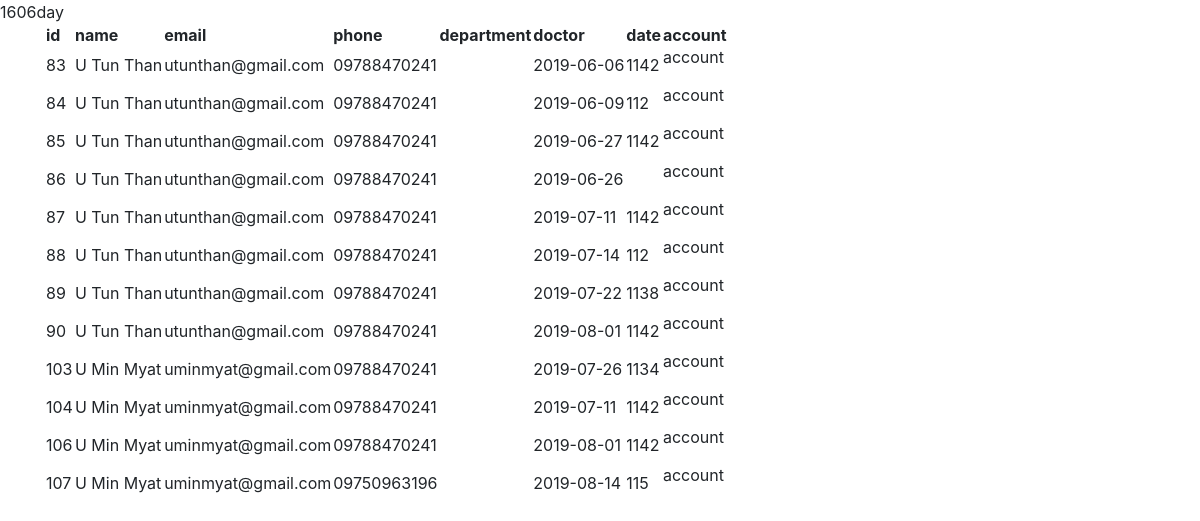
Screenshot of /reception/testing.php with the database file from the repository.
### tables this page shows
CREATE TABLE `appointment` (
  `app_id` int(11) NOT NULL,
  `app_name` varchar(100) NOT NULL,
  `app_age` varchar(100) NOT NULL,
  `app_phone` varchar(100) NOT NULL,
  `app_email` varchar(100) NOT NULL,
  `app_doctor` varchar(100) NOT NULL,
  `app_date` varchar(100) NOT NULL,
  `p_id` varchar(100) NOT NULL
);

### reception/testing.php (the view, shortened to what this page needs)
<?php
$link = mysqli_connect("localhost", "root", "", "testingaq");
$date='2019-07-20';
$now=date("Y-m-d");
$ts1=strtotime($date);
$ts2=strtotime($now);
$timediff=$ts2-$ts1;
$days=$timediff/86400;
echo $days . "day";
?>
<!DOCTYPE html>
<html>
<head>
    <link rel="stylesheet" href="https://maxcdn.bootstrapcdn.com/bootstrap/4.3.1/css/bootstrap.min.css">
    <link rel="stylesheet" href="https://use.fontawesome.com/releases/v5.7.0/css/all.css">
</head>
<body>
    <div class="container">
     <table>
            <tr>
                <th>id</th>
                <th>name</th>
                <th>email</th>
                <th>phone</th>
                <th>department</th>
                <th>doctor</th>
                <th>date</th>
                <th>account</th>
            </tr>
        <?php
            $sql = "SELECT * FROM appointment";
            if ($result3 = mysqli_query($link, $sql)):
                 if (mysqli_num_rows($result3) > 0):
                 foreach ($result3 as $row):
		?>
				        <tr>
                                <?php
                                 $res="Select count(*) as count from patient where p_name='{$row['app_name']}' and p_email='{$row['app_email']}'";
                                 $result=mysqli_query($link,$res);
                                 $row11=mysqli_fetch_assoc($result);
                               if($days<=0){
                                 ?>
				                 <td>  <?=$row['app_id']?></td>
				                 <td>  <?=$row['app_name']?></td>
				                 <td>  <?=$row['app_email']?></td>
				                 <td>  <?=$row['app_phone']?></td>
				                 <td>  <?=$row['app_department']?></td>
				                 <td>  <?=$row['app_date']?></td>
                                 <td>  <?=$row['app_doctor']?></td>
                                <?php if($row11['count']=='0'){ ?>
                <td> <button class="btn btn-primary" data-toggle="modal" data-target="#myModalUpdate" onclick="getUpdate(
                '<?php  echo $row['app_name'] . ',' . $row['app_email'] . ','. $row['app_phone'] . ',' . $row['app_doctor']  ?>')">account</button></td>
               <?php }else{ ?>
                <td><p>account</p></td>
				             <?php
                             } }else{
                             if($row11['count']!='0'){  ?>
                                 <td>  <?=$row['app_id']?></td>
                                 <td>  <?=$row['app_name']?></td>
                                 <td>  <?=$row['app_email']?></td>
                                 <td>  <?=$row['app_phone']?></td>
                                 <td>  <?=$row['app_department']?></td>
                                 <td>  <?=$row['app_date']?></td>
                                 <td>  <?=$row['app_doctor']?></td>
                                  <td><p>account</p></td>
                             <?php }} ?>
                          <?php    endforeach;?>
		             <?php endif?>
             <?php endif?>
        </tr>
     </table>
 </div>
</body>
</html>

### rows the page displays
appointment: app_id "83", app_name "U Tun Than", app_email "utunthan@gmail.com", app_phone "09788470241", app_date "2019-06-06", app_doctor "1142"
appointment: app_id "84", app_name "U Tun Than", app_email "utunthan@gmail.com", app_phone "09788470241", app_date "2019-06-09", app_doctor "112"
appointment: app_id "85", app_name "U Tun Than", app_email "utunthan@gmail.com", app_phone "09788470241", app_date "2019-06-27", app_doctor "1142"
appointment: app_id "86", app_name "U Tun Than", app_email "utunthan@gmail.com", app_phone "09788470241", app_date "2019-06-26"
appointment: app_id "87", app_name "U Tun Than", app_email "utunthan@gmail.com", app_phone "09788470241", app_date "2019-07-11", app_doctor "1142"
appointment: app_id "88", app_name "U Tun Than", app_email "utunthan@gmail.com", app_phone "09788470241", app_date "2019-07-14", app_doctor "112"
appointment: app_id "89", app_name "U Tun Than", app_email "utunthan@gmail.com", app_phone "09788470241", app_date "2019-07-22", app_doctor "1138"
appointment: app_id "90", app_name "U Tun Than", app_email "utunthan@gmail.com", app_phone "09788470241", app_date "2019-08-01", app_doctor "1142"
appointment: app_id "103", app_name "U Min Myat", app_email "uminmyat@gmail.com", app_phone "09788470241", app_date "2019-07-26", app_doctor "1134"
appointment: app_id "104", app_name "U Min Myat", app_email "uminmyat@gmail.com", app_phone "09788470241", app_date "2019-07-11", app_doctor "1142"
appointment: app_id "106", app_name "U Min Myat", app_email "uminmyat@gmail.com", app_phone "09788470241", app_date "2019-08-01", app_doctor "1142"
appointment: app_id "107", app_name "U Min Myat", app_email "uminmyat@gmail.com", app_phone "09750963196", app_date "2019-08-14", app_doctor "115"
